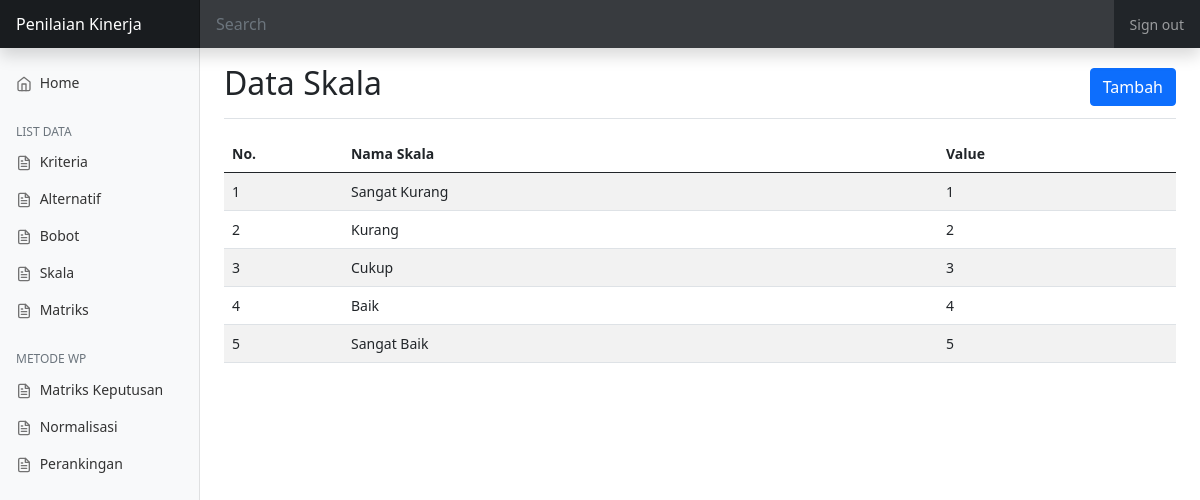
Page /index.php?act=data-skala on the earlier database version.
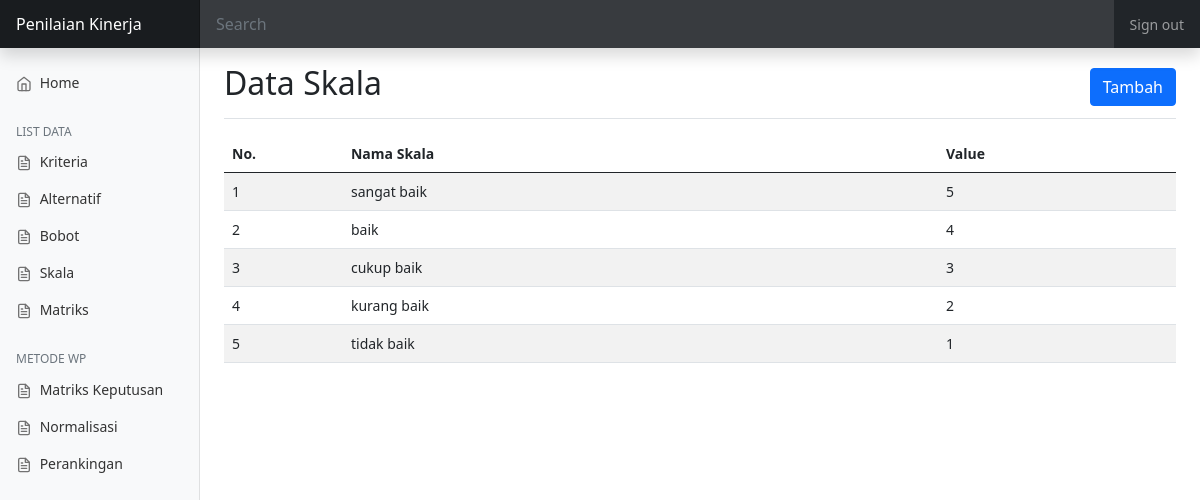
Same page on the later database version.
### tables this page shows
CREATE TABLE `skala` (
  `id_skala` int(11) NOT NULL,
  `nama_skala` varchar(50) DEFAULT NULL,
  `value` varchar(50) DEFAULT NULL
);

### view/data-skala.php (the view, shortened to what this page needs)
<?php
    require 'control.php';
    $results = mysqli_query($con, "SELECT * FROM skala");
?>
<!DOCTYPE html>
<html lang="en">
<head>
    <link rel="stylesheet" href="/assets/dist/css/bootstrap.min.css" />
    <link href="/assets/dist/css/dashboard.css" rel="stylesheet" />
</head>
<body>
    <?php include 'view/partials/navbar.php' ?>
    <div class="container-fluid">
        <div class="row">
            <?php include 'view/partials/sidebar.php' ?>
            <main class="col-md-9 ms-sm-auto col-lg-10 px-md-4">
                <div
                    class="d-flex justify-content-between flex-wrap flex-md-nowrap align-items-center pt-3 pb-2 mb-3 border-bottom">
                    <h1 class="h2">Data Skala</h1>
                    <button type="button" class="btn btn-primary" data-bs-toggle="modal"
                        data-bs-target="#modalTambahData">
                        Tambah
                    </button>
                </div>
                <div class="table-responsive">
                    <table class="table table-striped table">
                        <thead>
                            <tr>
                                <th scope="col">No.</th>
                                <th scope="col">Nama Skala</th>
                                <th scope="col">Value</th>
                            </tr>
                        </thead>
                        <tbody>
                            <?php foreach($results as $result) : ?>
                            <tr>
                                <td width="10%"><?= $result['id_skala']; ?></td>
                                <td width="50%"><?= $result['nama_skala']; ?></td>
                                <td width="20%"><?= $result['value']; ?></td>
                            </tr>
                            <?php endforeach; ?>
                        </tbody>
                    </table>
                </div>
            </main>
        </div>
    </div>
</body>
</html>

Differences in the rows shown:
changed skala id 1: nama_skala "Sangat Kurang" → "sangat baik"; value "1" → "5"
changed skala id 2: nama_skala "Kurang" → "baik"; value "2" → "4"
changed skala id 3: nama_skala "Cukup" → "cukup baik"
changed skala id 4: nama_skala "Baik" → "kurang baik"; value "4" → "2"
changed skala id 5: nama_skala "Sangat Baik" → "tidak baik"; value "5" → "1"
